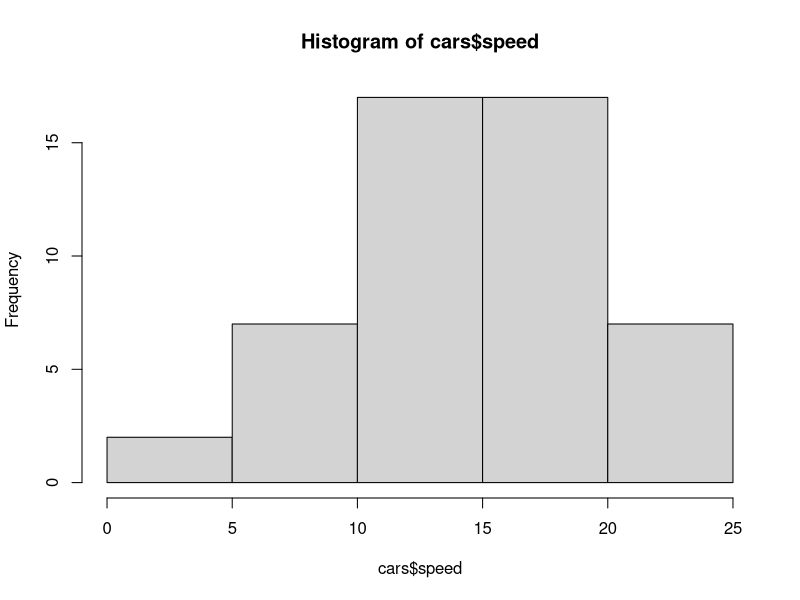
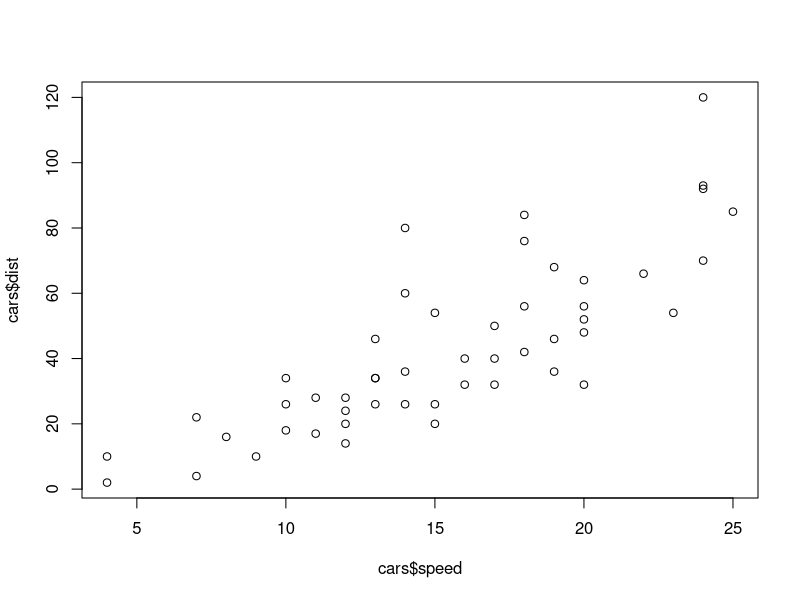
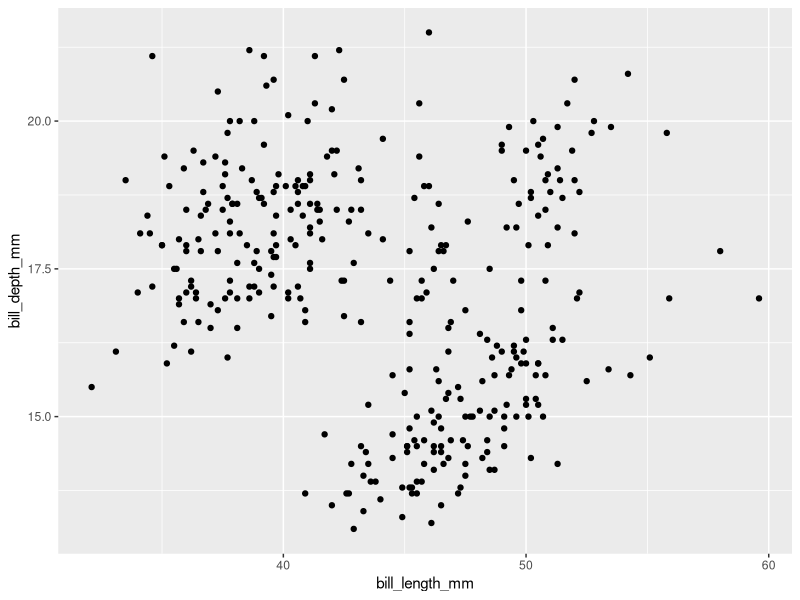
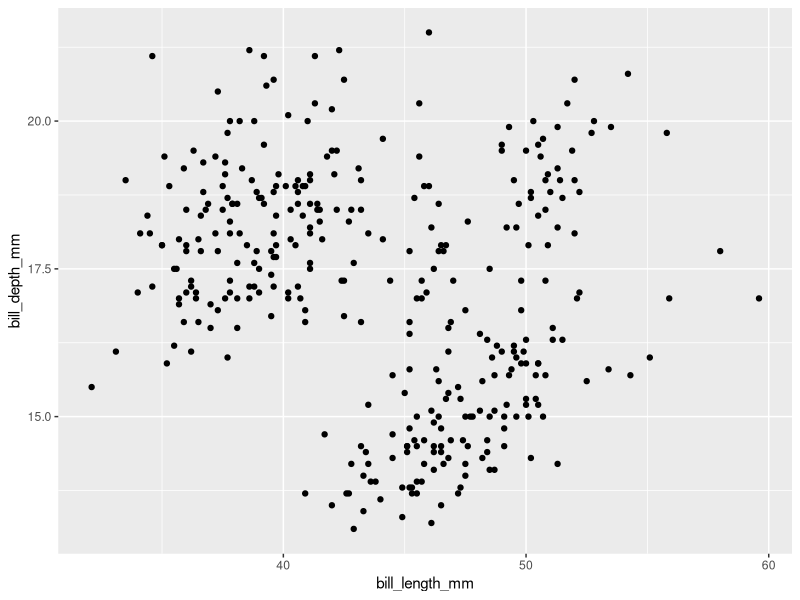
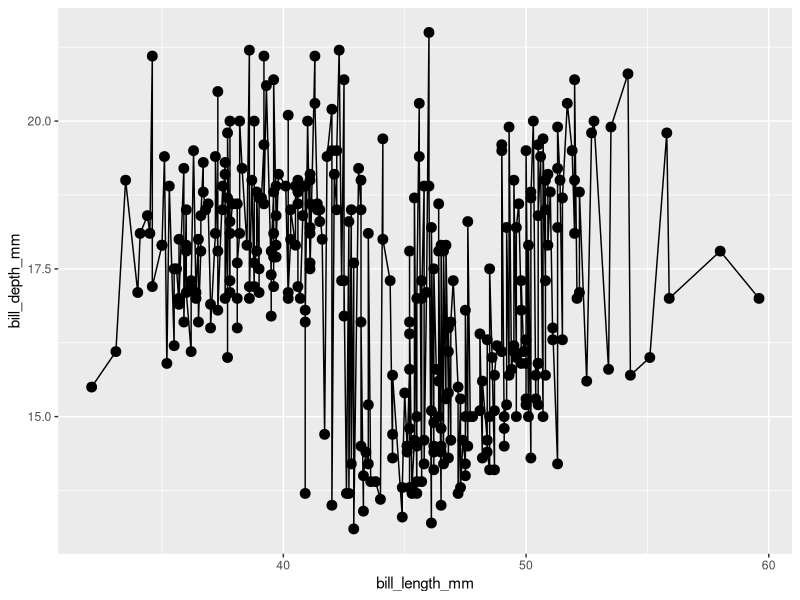
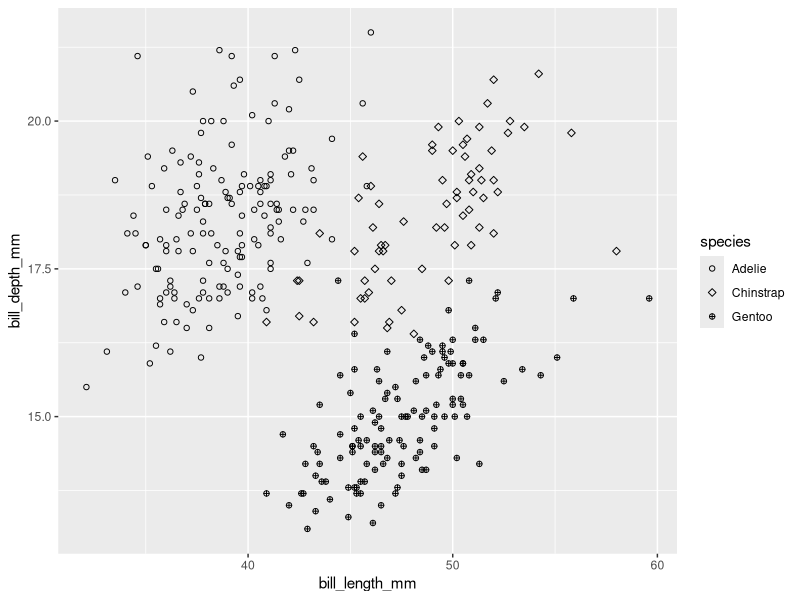
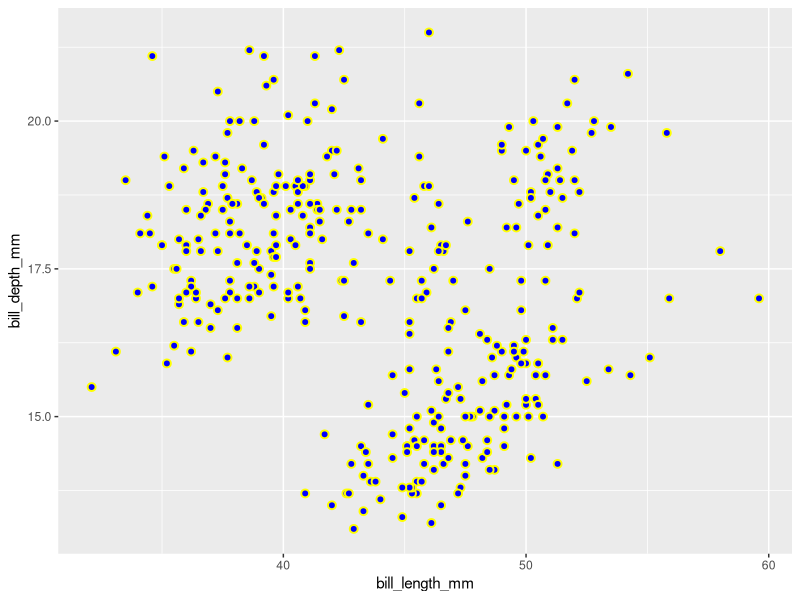
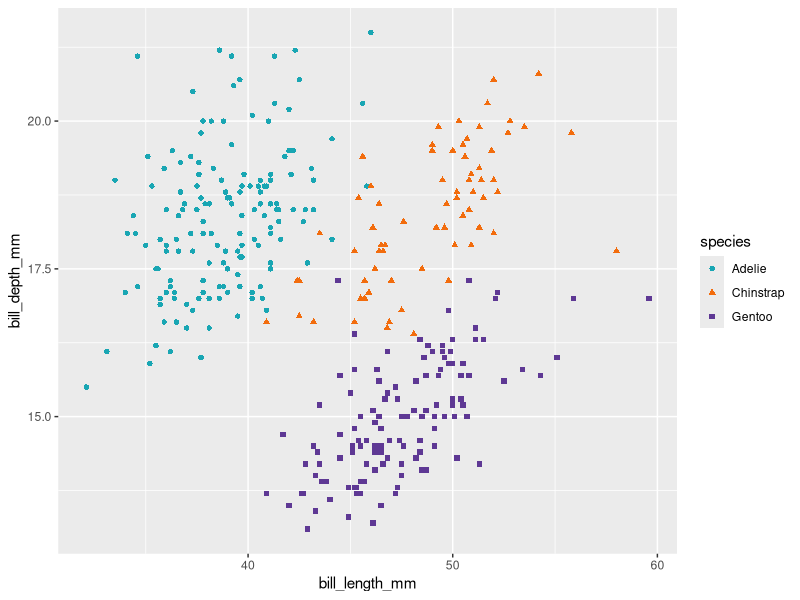

Source code (R) for these figures, in order:
# ggplot2 --------------------
cars

hist(cars$speed)

plot(cars$speed, cars$dist)

library(palmerpenguins)
library(tidyverse)

# penguins --------------------

penguins

ggplot(data = penguins,
       mapping = aes(x = bill_length_mm,
                     y = bill_depth_mm)) +
  geom_point()


ggplot(penguins, aes(bill_length_mm,
                     bill_depth_mm)) +
  geom_point()


penguins %>% 
  ggplot(aes(bill_length_mm,
             bill_depth_mm)) +
  geom_point(size = 3) +
  geom_line()

penguins %>% 
  ggplot() +
  geom_point(aes(bill_length_mm,
                 bill_depth_mm,
                 shape = species)) +
  scale_shape_manual(values = c(1, 5, 10))

penguins %>% 
  ggplot() +
  geom_point(aes(bill_length_mm,
                 bill_depth_mm),
             fill = 'blue',
             color = 'yellow',
             shape = 21,
             size = 2,
             stroke = 1)

penguins %>% 
  ggplot() +
  geom_point(aes(bill_length_mm,
                 bill_depth_mm,
                 shape = species,
                 color = species)) +
  scale_color_manual(values = c("#19a6b3","#f26c0d","#5e3894"))

library(RColorBrewer)

penguins %>% 
  ggplot() +
  geom_point(aes(bill_length_mm,
                 bill_depth_mm,
                 shape = species,
                 color = species)) +
  scale_color_brewer(palette = 'Set3')

library(ggthemes)

penguins %>% 
  ggplot() +
  geom_point(aes(bill_length_mm,
                 bill_depth_mm,
                 shape = species,
                 color = species)) +
  scale_color_tableau()


penguins %>% 
  ggplot() +
  geom_point(aes(bill_length_mm,
                 bill_depth_mm,
                 color = body_mass_g))

penguins %>% 
  ggplot() +
  geom_point(aes(bill_length_mm,
                 bill_depth_mm,
                 color = species)) +
  scale_color_manual(values = c("#19a6b3","#f26c0d","#5e3894")) +
  theme_bw() +
  xlab('Довжина клюва, мм') +
  ylab('Ширина клюва, мм')

penguins %>% 
  ggplot() +
  geom_point(aes(bill_length_mm,
                 bill_depth_mm,
                 color = species)) +
  scale_color_manual(values = c("#19a6b3","#f26c0d","#5e3894")) +
  theme_bw() +
  labs(
    x = 'Довжина клюва, мм',
    y = 'Ширина клюва, мм',
    title = 'Пінгвіни з станції Палмер',
    subtitle = 'Види пінгвінів',
    caption = 'Data: Long Term Ecological Research Networ'
  ) +
  theme(legend.position = c(0.1, 0.2),
        legend.title = element_blank())


penguins %>% 
  ggplot(aes(x = flipper_length_mm,
             y = bill_length_mm)) +
  geom_point(aes(color = species,
                 shape = species),
             alpha = 0.6,
             size = 3) +
  geom_smooth(aes(color = species),
              method = 'loess',
              se = FALSE) +
  scale_color_manual(values = c("#19a6b3","#f26c0d","#5e3894")) +
  theme_minimal() + 
  labs(
    x = 'Довжина клюва, мм',
    y = 'Ширина клюва, мм',
    title = 'Пінгвіни з станції Палмер',
    subtitle = 'Види пінгвінів',
    caption = 'Data: Long Term Ecological Research Networ'
  ) +
  theme(legend.position = c(0.85, 0.15),
        legend.title = element_blank())

# bubble --------------------


penguins %>% 
  ggplot(aes(
    x = bill_length_mm,
    y = bill_depth_mm,
    )) +
  geom_point(aes(color = species,
                 size = body_mass_g),
             alpha = 0.6) +
  scale_color_manual(values = c("#19a6b3","#f26c0d","#5e3894")) +
  theme_minimal()

# bar --------------------

penguins %>% 
  ggplot(aes(x=species, fill = species)) +
  geom_bar() + 
  scale_fill_manual(values = c("#19a6b3","#f26c0d","#5e3894")) + 
  theme_minimal() +
  coord_flip()

penguins %>% 
  ggplot() +
  geom_bar(aes(x = island, fill = species)) +
  scale_fill_manual(values = c("#19a6b3","#f26c0d","#5e3894"))
  

penguins %>% 
  ggplot() +
  geom_bar(aes(x = island, fill = species),
           position = 'fill') +
  scale_fill_manual(values = c("#19a6b3","#f26c0d","#5e3894"))
  
penguins %>% 
  filter(sex == 'female') %>% 
  count(species) %>% 
  ggplot() +
  geom_bar(aes(x = "",
               y = n,
               fill = species),
           stat = 'identity') +
  scale_fill_manual(values = c("#19a6b3","#f26c0d","#5e3894")) +
  coord_polar('y') +
  theme_void()
  
# lolipop --------------------  
  
penguins %>% 
  count(species) %>% 
  ggplot() +
  geom_segment(aes(x = species, xend = species,
                   y = 0, yend = n), linewidth = 1) +
  geom_point(aes(species, n, color = species),
             size = 4) + 
  coord_flip()
  
# hist -------------------- 

penguins %>% 
  drop_na() %>% 
  ggplot() + 
  geom_histogram(aes(flipper_length_mm, fill = species))

# density -------------------- 

penguins %>% 
  drop_na() %>% 
  ggplot() + 
  geom_density(aes(flipper_length_mm, fill = species), alpha = 0.5)

library(ggridges)

penguins %>% 
  drop_na() %>% 
  ggplot() + 
  geom_density_ridges(aes(flipper_length_mm, species, fill = paste(species, sex)),
                      alpha = 0.5,
                      color = NA) + 
  scale_fill_cyclical(labels = c("Female", "Male"),
                      values = c("tomato", "dodgerblue"),
                      name = "Стать",guide="legend") +
  theme_minimal()


penguins %>% 
  ggplot() +
  geom_density_ridges(
    aes(
      x = bill_length_mm,
      y = species,
      fill = species
    ),
    alpha = 0.5, scale = 1,
    jittered_points = TRUE,
    position = position_points_jitter(height = 0.1),
    point_size = 1
  ) +
  theme_minimal()

# jitter -------------------- 

penguins %>% 
  ggplot() +
  geom_point(aes(species, bill_length_mm, color = species))


set.seed(123)
penguins %>% 
  ggplot() +
  geom_jitter(aes(species, bill_length_mm, color = species))

# boxplot -------------------- 

penguins %>% 
  ggplot() +
  geom_boxplot(aes(species, bill_length_mm, fill = species)) +
  geom_jitter(aes(species, bill_length_mm, fill = species), size = 0.8, alpha = 0.5,
              width = 0.1)


# line plot -------------------- 

penguins %>% 
  group_by(year) %>% 
  summarise(avg_mass = mean(body_mass_g, na.rm =  TRUE)) %>% 
  ggplot() +
  geom_line(aes(year, avg_mass)) +
  geom_point(aes(year, avg_mass))















